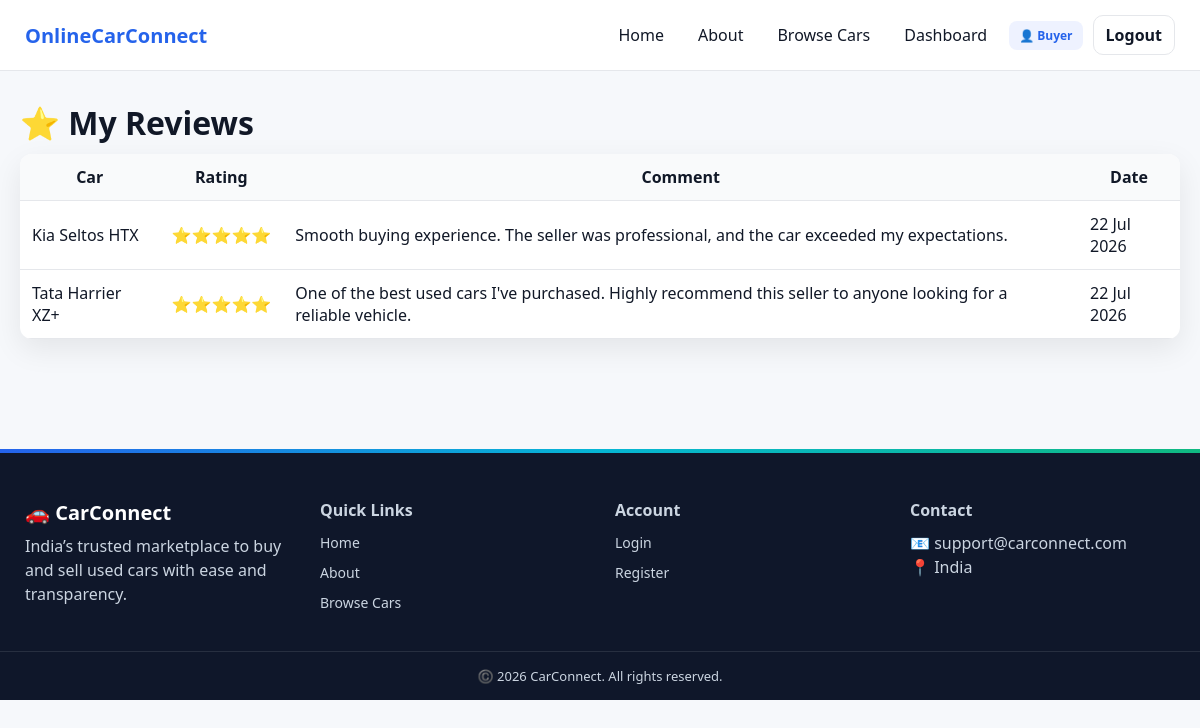
/buyer/my_reviews.php (signed in), run on the app's committed database.
### tables this page shows
CREATE TABLE `reviews` (
  `id` int(11) NOT NULL,
  `car_id` int(11) NOT NULL,
  `user_id` int(11) NOT NULL,
  `rating` int(11) NOT NULL CHECK (`rating` between 1 and 5),
  `comment` text DEFAULT NULL,
  `created_at` timestamp NOT NULL DEFAULT current_timestamp()
);

CREATE TABLE `car_listings` (
  `id` int(11) NOT NULL,
  `seller_id` int(11) NOT NULL,
  `category_id` int(11) DEFAULT NULL,
  `make` varchar(100) NOT NULL,
  `model` varchar(100) NOT NULL,
  `year` int(11) NOT NULL,
  `price` decimal(12,2) NOT NULL,
  `mileage` int(11) DEFAULT 0,
  `fuel_type` varchar(50) DEFAULT NULL,
  `transmission` varchar(50) DEFAULT NULL,
  `description` text DEFAULT NULL,
  `image_path` varchar(255) DEFAULT NULL,
  `status` enum('pending','approved','rejected','sold') DEFAULT 'pending',
  `created_at` timestamp NOT NULL DEFAULT current_timestamp(),
  `color` varchar(30) DEFAULT NULL,
  `owner_type` varchar(30) DEFAULT NULL,
  `body_type` varchar(30) DEFAULT NULL,
  `seating_capacity` int(11) DEFAULT NULL,
  `location` varchar(100) DEFAULT NULL
);

### includes/functions.php (called while the page is built, shortened)
<?php
function e($str){
    return htmlspecialchars((string)$str, ENT_QUOTES, 'UTF-8');
}
?>

### buyer/my_reviews.php (the view, shortened to what this page needs)
<?php
require_once "../includes/db_connect.php";
require_once "../includes/functions.php";
require_once "../includes/header.php";
$buyerId = (int)$_SESSION['user_id'];
$stmt = mysqli_prepare($conn,"
SELECT
r.rating,
r.comment,
r.created_at,
c.make,
c.model
FROM reviews r
JOIN car_listings c
ON c.id = r.car_id
WHERE r.user_id=?
ORDER BY r.created_at DESC
");
mysqli_stmt_bind_param($stmt,"i",$buyerId);
mysqli_stmt_execute($stmt);
$res = mysqli_stmt_get_result($stmt);
?>
<h1>⭐ My Reviews</h1>
<?php if(mysqli_num_rows($res) == 0): ?>
<div class="empty-state">
  <p class="empty-title">No reviews yet 🚗</p>
  <p class="muted">You haven’t reviewed any cars.</p>
</div>
<?php else: ?>
<table class="table">
<tr>
<th>Car</th>
<th>Rating</th>
<th>Comment</th>
<th>Date</th>
</tr>
<?php while($r = mysqli_fetch_assoc($res)): ?>
<tr>
<td>
<?php echo e($r['make']." ".$r['model']); ?>
</td>
<td>
<?php
$stars = str_repeat("⭐", (int)$r['rating']);
echo $stars;
?>
</td>
<td>
<?php echo e($r['comment']); ?>
</td>
<td>
<?php echo date("d M Y", strtotime($r['created_at'])); ?>
</td>
</tr>
<?php endwhile; ?>
</table>
<?php endif; ?>
<?php require_once "../includes/footer.php"; ?>

### assets/css/style.css (style rules this page uses)
* { margin:0; padding:0; box-sizing:border-box; scroll-behavior:smooth; }
body { font-family:system-ui,-apple-system,Segoe UI,Roboto; background:var(--bg); color:var(--text); }
.table { width:100%; border-collapse:collapse; border-radius:12px; overflow:hidden; background:#fff; box-shadow:var(--shadow); }
.table th,.table td { padding:12px; border-bottom:1px solid var(--border); }
.table th { background:#f9fafb; }
.table td { vertical-align: middle; }
h1, h2 { margin-bottom: 10px; }

### data on the page
reviews: car.model "Kia Seltos HTX", rating "⭐⭐⭐⭐⭐", comment "Smooth buying experience. The seller was professional, and the car exceeded my expectations.", created_at "22 Jul 2026"
reviews: car.model "Tata Harrier XZ+", rating "⭐⭐⭐⭐⭐", comment "One of the best used cars I've purchased. Highly recommend this seller to anyone looking for a reliable vehicle.", created_at "22 Jul 2026"

### other printed values
$_SESSION['role'] "Buyer"
